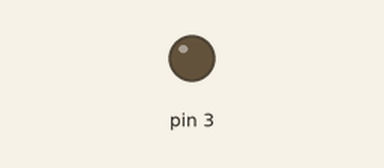
This sketch was run on a simulated Arduino Uno, built with avr-gcc and run on an emulated ATmega328P. Shown: output pins drawn as LEDs (lit = HIGH).

Above: at 0.05 s.
At 14.9 s:
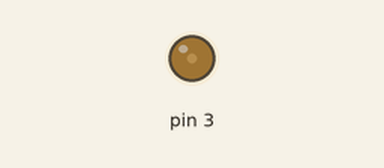
At 20.0 s:
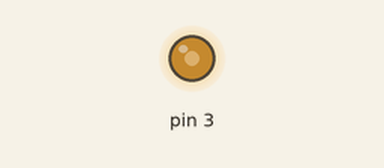
At 29.9 s:
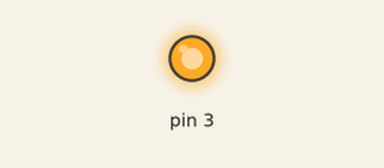
Timing chart, 0 to 39.0 s (numbered marks = the images above):
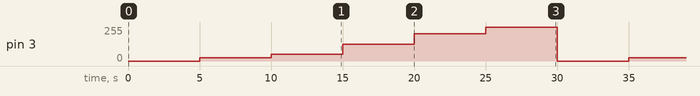

Measured:
- by itself, pin 3: repeats every 30.0 s: 51/255 5.0 s, 127/255 5.0 s, 204/255 5.0 s, 255/255 5.0 s, 0/255 5.0 s, 25/255 5.0 s

The sketch:

PWM_practicle_copy_20230527110251.ino
```cpp
void setup() {
  pinMode(3, OUTPUT);


  // put your setup code here, to run once:
}

void loop() {
  analogWrite(3,0);
  delay(5000);
analogWrite(3,25);
  delay(5000);
  analogWrite(3,51);
  delay(5000);
analogWrite(3,127);
  delay(5000);
analogWrite(3,204);
  delay(5000);
analogWrite(3,255);
  delay(5000);

  // put your main code here, to run repeatedly:
}
```
